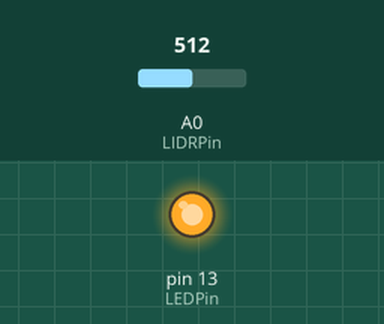
The sketch below on a simulated Arduino Uno, built with avr-gcc and run on an emulated ATmega328P. Shown: output pins drawn as LEDs (lit = HIGH). The inputs (shaded band) are chosen by the test bench; at power-on: A0 (LIDRPin) = 512.

Above: at 1.2 s.
1.3 s: A0 (LIDRPin) set to 17
2.8 s: A0 (LIDRPin) set to 13
At 4.0 s:
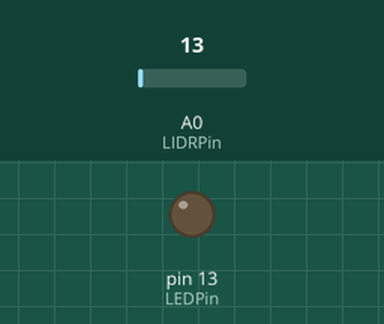
4.3 s: A0 (LIDRPin) set to 122
At 5.1 s:
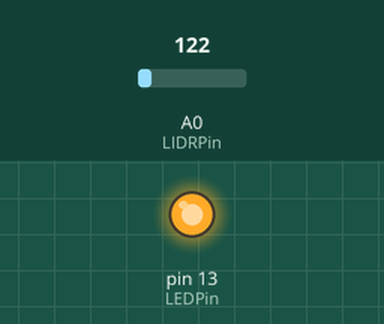
5.8 s: A0 (LIDRPin) set to 5
At 6.2 s:
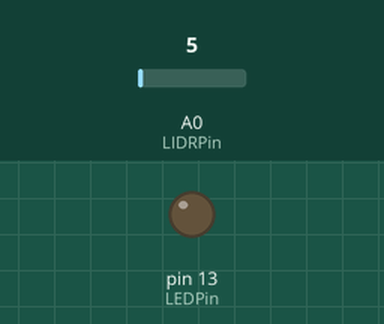
Timing chart, 0 to 8.3 s (numbered marks = the images above; inputs shaded):
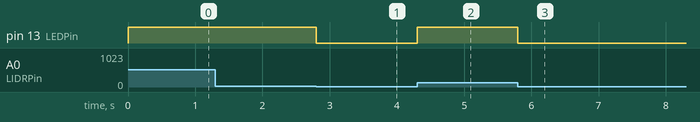

Measured:
- the behaviour switches between 15 and 14 on A0 (LIDRPin) (found by bisection; images 0 and 1)
- after the input at 1.3 s, every drawn part: stays the same
- after the input at 2.8 s, pin 13 (LEDPin): HIGH → LOW at once
- after the input at 4.3 s, pin 13 (LEDPin): LOW → HIGH at once
- after the input at 5.8 s, pin 13 (LEDPin): HIGH → LOW at once

The sketch:

Self_lighting_house.ino
```cpp
int  LIDRPin = A0;
int LEDPin = 13;
int Counter = 0;

void setup()
{
  Serial.begin(9600);
  pinMode(LIDRPin, INPUT);
  pinMode(LEDPin, OUTPUT);
}

void loop()
{
  int lightIntensity = analogRead(LIDRPin);
  if (lightIntensity < 15) {
    if (Counter > 5) {
      digitalWrite(LEDPin, LOW);
    }
    Counter++;
  }
  else
  {
    digitalWrite(LEDPin, HIGH);
    Counter = 0;
  }
}
```
